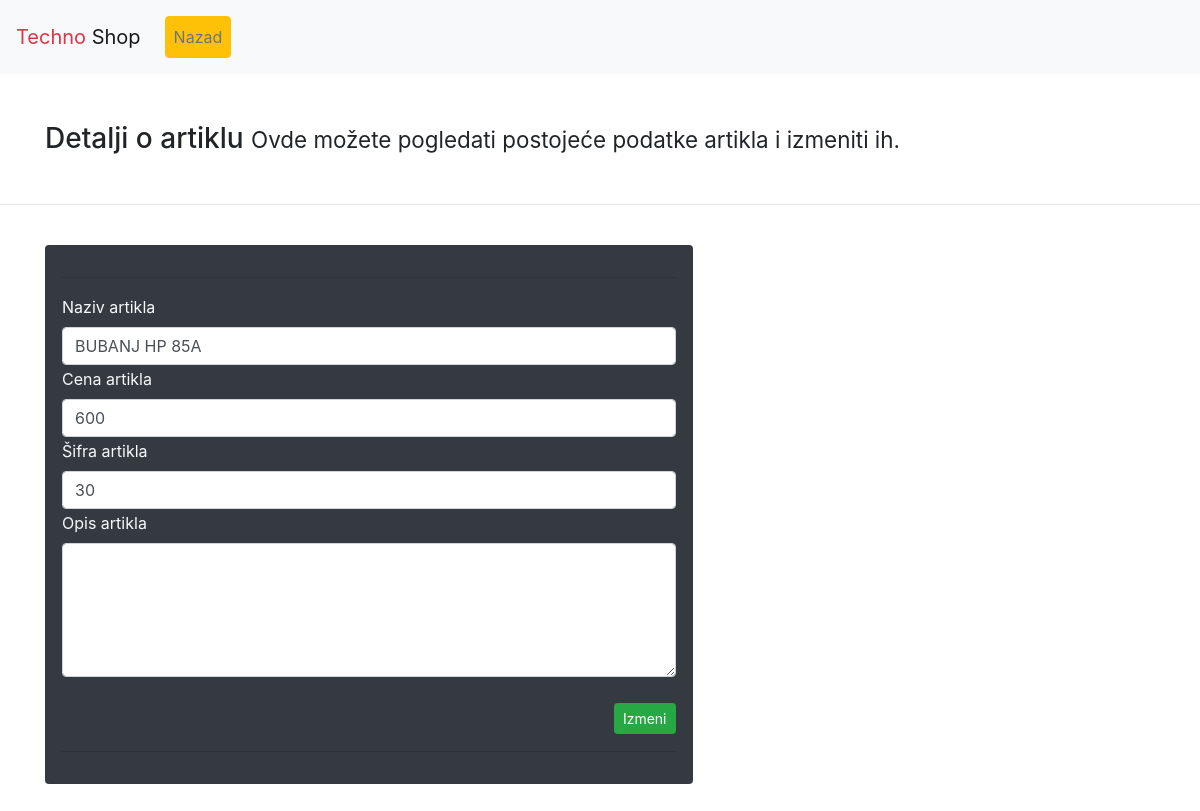
/php/artikli/detaljiArtikl.php?id=6, run on the app's committed database.
### tables this page shows
CREATE TABLE IF NOT EXISTS `artikl` (
  `artikl_id` int(11) NOT NULL AUTO_INCREMENT,
  `artikl_naziv` varchar(255) DEFAULT NULL,
  `artikl_opis` varchar(255) DEFAULT NULL,
  `artikl_sifra` varchar(45) NOT NULL,
  `artikl_cena` double NOT NULL,
  PRIMARY KEY (`artikl_id`),
  UNIQUE KEY `artikl_id_UNIQUE` (`artikl_id`),
  KEY `artikl_sifra` (`artikl_sifra`)
);

### php/artikli/detaljiArtikl.php (the view, shortened to what this page needs)
<?php
$id = null;
if (!empty($_GET['id'])) {
    $id = htmlspecialchars($_GET['id']);
}
try {
    $pdo = Database::connect();
    $query = $pdo->prepare("SELECT *
                                        FROM TechnoShop.Artikl
                                        WHERE TechnoShop.Artikl.artikl_id = :id");
    $query->bindParam(':id', $id);
    $query->execute();
    $row = $query->fetch(PDO::FETCH_ASSOC);
    $naziv = $row['artikl_naziv'];
    $opis = $row['artikl_opis'];
    $cena = $row['artikl_cena'];
    $sifra = $row['artikl_sifra'];
} catch (PDOException $e) {
    echo $e->getMessage();
}
include_once('../header.php');
?>
  <nav class="navbar navbar-expand-lg navbar-light bg-light">
    <a class="navbar-brand" href="../index.php"><span class="text-danger">Techno</span> <span>Shop</span></a>
    <div class="collapse navbar-collapse" id="navbarNavAltMarkup">
      <div class="navbar-nav p-1 m-1">
        <a href="../artikli/unosArtikl.php" class="nav-link btn btn-outline-warning text-secondary mr-1 active">Nazad</a>
      </div>
    </div>
  </nav>
<br>
<br>
<div class="container">
    <h3>
        Detalji o artiklu
        <small>
            Ovde možete pogledati postojeće podatke artikla i izmeniti ih.
        </small>
    </h3>
</div>
<br>
<hr>
<br>
<div class="container">
    <div class="forma bg-dark col-lg-7 rounded p-3 mb-5 text-light">
        <form action="izmeniArtikl.php?id=<?php echo $id; ?>" method="post" enctype="multipart/form-data">
            <hr>
            <table>
                <tbody>
                <tr>
                    <td>
                        <div class="control-group <?php echo !empty($nazivError) ? 'error' : ''; ?>">
                            <label class="control-label">Naziv artikla</label>
                            <div class="controls">
                                <input class="form-control" name="naziv" type="text"
                                       value="<?php echo $naziv; ?>">
                            </div>
                        </div>
                    </td>
                </tr>
                <tr>
                    <td>
                        <div class="control-group <?php echo !empty($cenaError) ? 'error' : ''; ?>">
                            <label class="control-label">Cena artikla</label>
                            <div class="controls">
                                <input class="form-control" name="cena" type="number"
                                       value="<?php echo $cena; ?>">
                            </div>
                        </div>
                    </td>
                </tr>
                <tr>
                    <td>
                        <div class="control-group <?php echo !empty($sifraError) ? 'error' : ''; ?>">
                            <label class="control-label">Šifra artikla</label>
                            <div class="controls">
                                <input class="form-control" name="sifra" type="text"
                                       value="<?php echo $sifra; ?>">
                            </div>
                        </div>
                    </td>
                </tr>
                <tr>
                    <td>
                        <div class="control-group <?php echo !empty($opisError) ? 'error' : ''; ?>">
                            <label class="control-label">Opis artikla</label>
                            <div class="controls">
                                <textarea class="form-control" rows="5" cols="100" name="opis" type="text"
                                ><?php echo $opis; ?></textarea>
                            </div>
                        </div>
                    </td>
                </tr>
                <tr>
                    <td class="text-right">
                        <br>
                        <button class="btn btn-sm btn-success" name="izmeni">Izmeni</button>
                    </td>
                </tr>
                </tbody>
            </table>
        </form>
        <hr>
    </div>
</div>
<?php
    include_once('../footer.php');
?>

### data on the page
artikl: naziv "BUBANJ HP 85A", cena "600", sifra "30"
